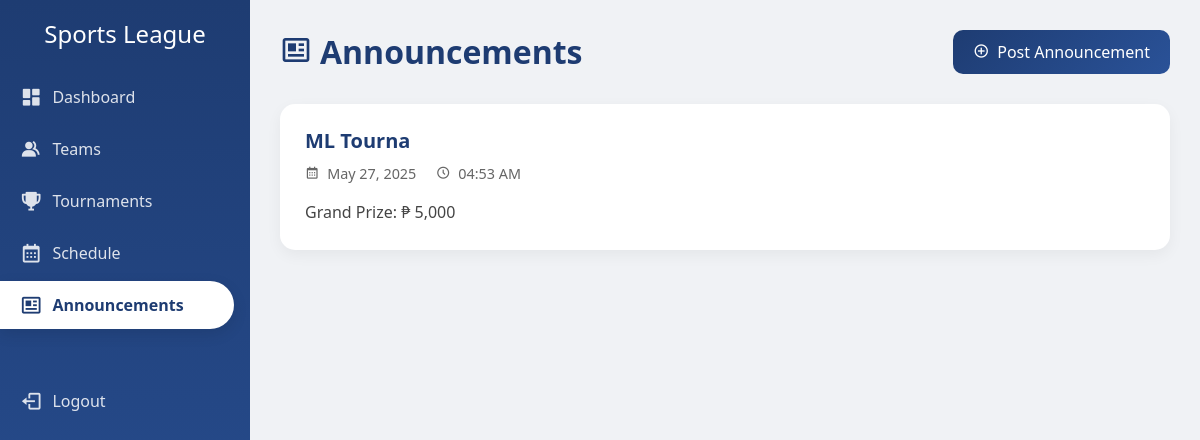
Screenshot of /announcements.php (signed in) with the database file from the repository.
### tables this page shows
CREATE TABLE `announcements` (
  `id` int(11) NOT NULL,
  `title` varchar(200) NOT NULL,
  `content` text NOT NULL,
  `created_at` timestamp NOT NULL DEFAULT current_timestamp()
);

### announcements.php (the view, shortened to what this page needs)
<?php
require_once "config/database.php";
?>
<!DOCTYPE html>
<html lang="en">
<head>
    <link href="https://cdn.jsdelivr.net/npm/bootstrap@5.3.0/dist/css/bootstrap.min.css" rel="stylesheet">
    <link href="https://cdn.jsdelivr.net/npm/boxicons@2.0.7/css/boxicons.min.css" rel="stylesheet">
</head>
<body>
    <div class="sidebar">
        <h4 class="text-white text-center mb-4">Sports League</h4>
        <a href="dashboard.php"><i class='bx bxs-dashboard'></i> Dashboard</a>
        <a href="teams.php"><i class='bx bxs-group'></i> Teams</a>
        <a href="tournaments.php"><i class='bx bxs-trophy'></i> Tournaments</a>
        <a href="schedule.php"><i class='bx bx-calendar'></i> Schedule</a>
        <a href="announcements.php" class="active"><i class='bx bx-news'></i> Announcements</a>
        <a href="logout.php" class="mt-5"><i class='bx bx-log-out'></i> Logout</a>
    </div>
    <div class="main-content">
        <div class="page-header">
            <h2><i class='bx bx-news me-2'></i>Announcements</h2>
            <a href="announcements.php?action=add" class="btn btn-primary">
                <i class='bx bx-plus-circle me-2'></i>Post Announcement
            </a>
        </div>
        <div class="announcements-container">
            <?php
            $result = mysqli_query($conn, "SELECT * FROM announcements ORDER BY created_at DESC");
            if(mysqli_num_rows($result) > 0) {
                while($announcement = mysqli_fetch_assoc($result)) {
                    ?>
                    <div class="announcement-card">
                        <h3 class="announcement-title">
                            <?php echo htmlspecialchars($announcement['title']); ?>
                        </h3>
                        <div class="announcement-meta">
                            <i class='bx bx-calendar me-1'></i>
                            <?php echo date('F d, Y', strtotime($announcement['created_at'])); ?>
                            <i class='bx bx-time-five ms-3 me-1'></i>
                            <?php echo date('h:i A', strtotime($announcement['created_at'])); ?>
                        </div>
                        <div class="announcement-content">
                            <?php echo nl2br(htmlspecialchars($announcement['content'])); ?>
                        </div>
                    </div>
                    <?php
                }
            } else {
                echo '<div class="alert alert-info">';
                echo '<i class="bx bx-info-circle me-2"></i>No announcements found.';
                echo '</div>';
            }
            ?>
        </div>
    </div>
</body>
</html>

### announcements.php (style rules this page uses)
body { background: #f0f2f5; font-family: 'Segoe UI', Tahoma, Geneva, Verdana, sans-serif; }
.sidebar { height: 100vh; background: linear-gradient(180deg, #1e3c72 0%, #2a5298 100%); padding-top: 20px; position: fixed; left: 0; top: 0; width: 250px; z-index: 1000; transition: all 0.3s ease; }
.sidebar a { color: rgba(255, 255, 255, 0.85); text-decoration: none; padding: 12px 20px; display: flex; align-items: center; transition: all 0.3s ease; border-radius: 0 50px 50px 0; margin: 4px 0; margin-right: 16px; }
.sidebar a.active { background: #fff; color: #1e3c72; font-weight: 600; box-shadow: 0 5px 15px rgba(0, 0, 0, 0.1); }
.sidebar a i { margin-right: 10px; font-size: 1.4rem; }
.main-content { margin-left: 250px; padding: 30px; min-height: 100vh; }
.announcement-card { background: white; border-radius: 15px; padding: 25px; margin-bottom: 25px; box-shadow: 0 5px 15px rgba(0, 0, 0, 0.05); transition: all 0.3s ease; border: none; }
.announcement-title { color: #1e3c72; font-weight: 600; font-size: 1.25rem; margin-bottom: 10px; }
.announcement-meta { color: #666; font-size: 0.9rem; margin-bottom: 15px; }
.announcement-content { color: #444; line-height: 1.6; }
.btn { padding: 10px 20px; border-radius: 10px; font-weight: 500; transition: all 0.3s ease; }
.btn-primary { background: linear-gradient(135deg, #1e3c72, #2a5298); border: none; }
.page-header { margin-bottom: 30px; display: flex; justify-content: space-between; align-items: center; }
.page-header h2 { margin: 0; color: #1e3c72; font-weight: 600; }

### rows the page displays
announcements: title "ML Tourna", created_at "May 27, 2025", created_at "04:53 AM", content "Grand Prize: ₱ 5,000"
